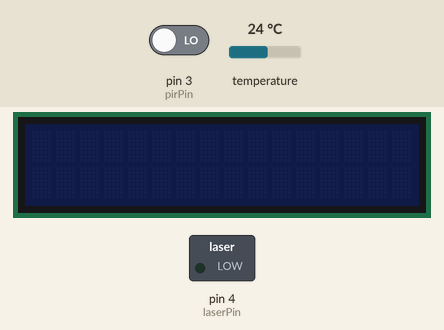
Simulated run of this sketch. Board: Arduino Uno, built with avr-gcc and run on an emulated ATmega328P. Shown: 16×2 character LCD, switched loads named in the sketch (green lamp = pin HIGH). The test bench sets the inputs (shaded band); at power-on: pin 3 (pirPin) LOW, temperature 24 °C.

Above: at 0.1 s.
At 1.4 s:
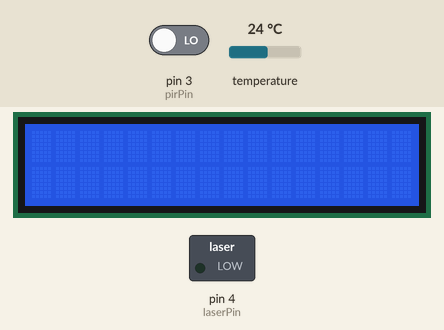
1.5 s: pin 3 (pirPin) driven HIGH
At 14.3 s:
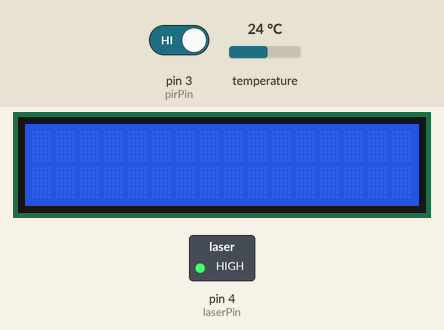
Timing chart, 0 to 15.8 s (numbered marks = the images above; inputs shaded):
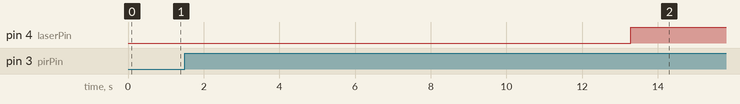

Measured:
- after the input at 1.5 s, pin 4 (laserPin): LOW → HIGH after 11.8 s

The sketch:

I2C_LCD_Display.ino
```cpp
#include <Wire.h>
#include<OneWire.h>      //调用Arduino单总线库
#include <LCD.h>
#include <math.h>
#include <LiquidCrystal_I2C.h>
#include<DallasTemperature.h> //调用ds18b20温度传感器库

#define ONE_WIRE_BUS 2    //设置单总线数据I/O口为2号引脚

int pirPin = 3; // Input for HC-S501
int laserPin = 4; //定义激光感应器输出
int pirValue = LOW; // Place to store read PIR Value
float temperature = 0;
char charbuf[6];

OneWire temp(ONE_WIRE_BUS);  //初始化一个单总线类，以2号引脚作为输出口
DallasTemperature tSensors(&temp); //初始化一个温度传感器类。DS18B20
LiquidCrystal_I2C mLcd(0x27, 2, 1, 0, 4, 5, 6, 7); // 0x27 is the I2C bus address for an unmodified backpack

int lcdBlink(LiquidCrystal_I2C lcd){
  int i = 0;
  for(i=0;i<3;i++)
  {
    lcd.noDisplay();
    delay(500);
    lcd.display();
    delay(500);
  }
  return 0;
}

int lcdScroll(LiquidCrystal_I2C lcd){
  int i = 0;
  for(i=0;i<16;i++)
  {
    lcd.scrollDisplayLeft();
    delay(500);
  }
  return 0;
}


int lcdShowContents(LiquidCrystal_I2C lcd, String firstLineStr, String secondLineStr, bool needBlink, bool needStroll) {
  lcd.clear();
  lcd.home ();
  delay(100);
  if(firstLineStr!=NULL && firstLineStr.length() > 0){
      lcd.print(firstLineStr);
  }

  if(secondLineStr!=NULL && secondLineStr.length() > 0){
      lcd.setCursor(0,1);
      lcd.print(secondLineStr);
  }
  delay(1000);

  if(needBlink){
    lcdBlink(lcd);
  }

  if(needStroll){
    lcdScroll(lcd);
  }

  return 0;
}

float getTemperature(DallasTemperature sensors)
{
  float f = 0.0;       //设置temperature为浮点变量
  sensors.requestTemperatures();  //对传感器进行一个温度请求
  f=sensors.getTempCByIndex(0);  //读取传感器输出的数据，以摄氏度为单位赋值给temperature变量。
  return f;
}

void setup() {
  pinMode(pirPin, INPUT);
  pinMode(laserPin, OUTPUT);
  digitalWrite(laserPin,LOW);
  tSensors.begin();        //初始化温度传感器
  delay(200);
  mLcd.begin (16, 2); // for 16 x 2 LCD module
  mLcd.setBacklightPin(3, POSITIVE);
  mLcd.setBacklight(HIGH);
  //mLcd.setBacklight(LOW); //backlight off
}
void loop() {

   pirValue = LOW;
   pirValue = digitalRead(pirPin);
   if(pirValue==HIGH){
    digitalWrite(laserPin,HIGH);
    //delay(1000);
    lcdShowContents(mLcd, "Attention:", "Somebody moving!", true, true);
    digitalWrite(laserPin,LOW);
  }else{
    digitalWrite(laserPin,LOW);
  }
  temperature = getTemperature(tSensors);
  delay(100);
  dtostrf(temperature, 5, 2, charbuf);
  //lcdShowContents(mLcd, "Temperature is:", charbuf + (char)223 + "C", true, true);
  lcdShowContents(mLcd, "Temperature is:", charbuf, true, true);
}
```
